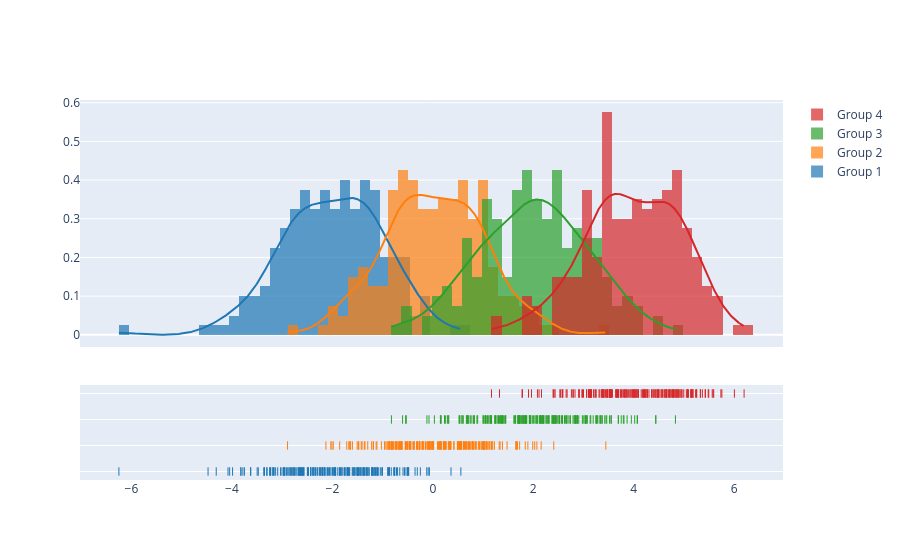

Notebook source saved alongside this figure:
### Code cell
import plotly.figure_factory as ff

# Add histogram data
x1 = np.random.randn(200) - 2
x2 = np.random.randn(200)
x3 = np.random.randn(200) + 2
x4 = np.random.randn(200) + 4

# Group data together
hist_data = [x1, x2, x3, x4]

group_labels = ['Group 1', 'Group 2', 'Group 3', 'Group 4']

# Create distplot with custom bin_size
fig = ff.create_distplot(hist_data, group_labels, bin_size=.2)
fig.show()

### Figure 1 — Plotly figure (JSON) as saved in the notebook; plotly's stock layout.template omitted (floating-point values rounded to 4 significant figures; data arrays with more than 128 entries replaced by an {"elided": "..."} marker saying what was removed)
{"data": [{"autobinx": false, "histnorm": "probability density", "legendgroup": "Group 1", "marker": {"color": "rgb(31, 119, 180)"}, "name": "Group 1", "opacity": 0.7, "type": "histogram", "x": {"elided": "200 float values"}, "xaxis": "x", "xbins": {"end": 0.5582, "size": 0.2, "start": -6.25}, "yaxis": "y"}, {"autobinx": false, "histnorm": "probability density", "legendgroup": "Group 2", "marker": {"color": "rgb(255, 127, 14)"}, "name": "Group 2", "opacity": 0.7, "type": "histogram", "x": {"elided": "200 float values"}, "xaxis": "x", "xbins": {"end": 3.445, "size": 0.2, "start": -2.893}, "yaxis": "y"}, {"autobinx": false, "histnorm": "probability density", "legendgroup": "Group 3", "marker": {"color": "rgb(44, 160, 44)"}, "name": "Group 3", "opacity": 0.7, "type": "histogram", "x": {"elided": "200 float values"}, "xaxis": "x", "xbins": {"end": 4.83, "size": 0.2, "start": -0.8243}, "yaxis": "y"}, {"autobinx": false, "histnorm": "probability density", "legendgroup": "Group 4", "marker": {"color": "rgb(214, 39, 40)"}, "name": "Group 4", "opacity": 0.7, "type": "histogram", "x": {"elided": "200 float values"}, "xaxis": "x", "xbins": {"end": 6.197, "size": 0.2, "start": 1.167}, "yaxis": "y"}, {"legendgroup": "Group 1", "marker": {"color": "rgb(31, 119, 180)"}, "mode": "lines", "name": "Group 1", "showlegend": false, "type": "scatter", "x": {"elided": "500 float values"}, "xaxis": "x", "y": {"elided": "500 float values"}, "yaxis": "y"}, {"legendgroup": "Group 2", "marker": {"color": "rgb(255, 127, 14)"}, "mode": "lines", "name": "Group 2", "showlegend": false, "type": "scatter", "x": {"elided": "500 float values"}, "xaxis": "x", "y": {"elided": "500 float values"}, "yaxis": "y"}, {"legendgroup": "Group 3", "marker": {"color": "rgb(44, 160, 44)"}, "mode": "lines", "name": "Group 3", "showlegend": false, "type": "scatter", "x": {"elided": "500 float values"}, "xaxis": "x", "y": {"elided": "500 float values"}, "yaxis": "y"}, {"legendgroup": "Group 4", "marker": {"color": "rgb(214, 39, 40)"}, "mode": "lines", "name": "Group 4", "showlegend": false, "type": "scatter", "x": {"elided": "500 float values"}, "xaxis": "x", "y": {"elided": "500 float values"}, "yaxis": "y"}, {"legendgroup": "Group 1", "marker": {"color": "rgb(31, 119, 180)", "symbol": "line-ns-open"}, "mode": "markers", "name": "Group 1", "showlegend": false, "type": "scatter", "x": {"elided": "200 float values"}, "xaxis": "x", "y": {"elided": "200 str values"}, "yaxis": "y2"}, {"legendgroup": "Group 2", "marker": {"color": "rgb(255, 127, 14)", "symbol": "line-ns-open"}, "mode": "markers", "name": "Group 2", "showlegend": false, "type": "scatter", "x": {"elided": "200 float values"}, "xaxis": "x", "y": {"elided": "200 str values"}, "yaxis": "y2"}, {"legendgroup": "Group 3", "marker": {"color": "rgb(44, 160, 44)", "symbol": "line-ns-open"}, "mode": "markers", "name": "Group 3", "showlegend": false, "type": "scatter", "x": {"elided": "200 float values"}, "xaxis": "x", "y": {"elided": "200 str values"}, "yaxis": "y2"}, {"legendgroup": "Group 4", "marker": {"color": "rgb(214, 39, 40)", "symbol": "line-ns-open"}, "mode": "markers", "name": "Group 4", "showlegend": false, "type": "scatter", "x": {"elided": "200 float values"}, "xaxis": "x", "y": {"elided": "200 str values"}, "yaxis": "y2"}], "layout": {"barmode": "overlay", "hovermode": "closest", "legend": {"traceorder": "reversed"}, "xaxis": {"anchor": "y2", "domain": [0.0, 1.0], "zeroline": false}, "yaxis": {"anchor": "free", "domain": [0.35, 1], "position": 0.0}, "yaxis2": {"anchor": "x", "domain": [0, 0.25], "dtick": 1, "showticklabels": false}}}
